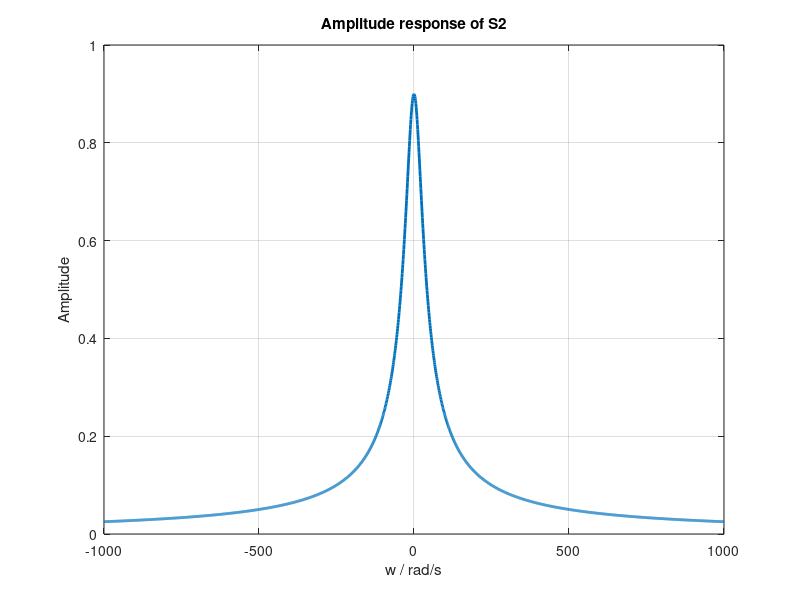

This figure's MATLAB source: (Note: this script raises an error after producing the figure.)
clear all
close all
clc

%% Q8 Plot the amplitude response of S2
R = 1000/9;
C = 358e-6;
w = -1000:1000;
ft = abs(1./(1i*R*C*w+1+R/1000));%the amplitude of response of S2
figure(1);
plot(w,ft,'LineWidth',2);
xlabel('w / rad/s');
ylabel('Amplitude');
title('Amplitude response of S2');
grid on

%% Q9 Find h the impulse response of S2
syms w
H = 1./(1i*R*C*w+1+R/1000);%H(w)
h = ifourier(H);%invert fourier transform for H
pretty(h)
figure(2);
fplot(h,[-0.3 0.3],'LineWidth',2);
xlabel('t/s');
ylabel('h');
title('h(t)');
grid on;

%% Q10 plot the finite complex Fourier series approximation to y
syms t v x;
R = 1000/9;
C = 358e-6;
w0 = 240*pi;
T = 2*pi/w0;
v(t) = 3*cos(120*pi*t);
x(t) = abs(v(t));
cx = zeros(1,41); %intialize a row vector of 41 zeros
cy = zeros(1,41); %intialize a row vector of 41 zeros
for k=1:41
    cx(k) = 1/T * int(x * exp(-1i*(k-21)*w0*t),t,0,T); %cx is fourier coefficient of x
    cy(k) = cx(k)./(1i*(k-21)*R*C*w0+1+R/1000);%cy is fourier coefficient of y
end

y20 = 0;
for k = 1:41
    y20 = cy(k)*exp(1i*(k-21)*240*pi*t) + y20;
end

figure(3);
fplot(y20,[-10e-3 10e-3],'LineWidth',2);
hold on;
title('Forier series response');
xlabel('t');
ylabel('y');
grid on